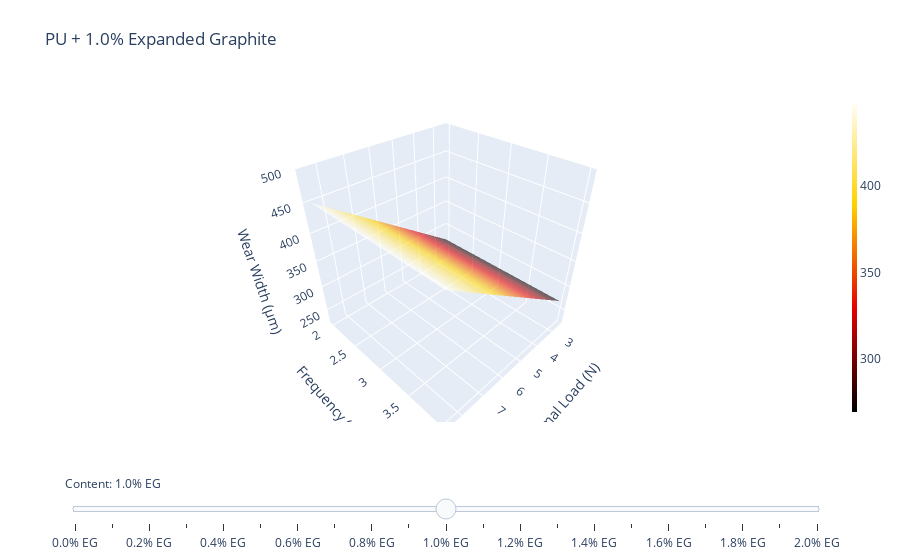

Write notebook code for a chart like this one.
### Code cell
fig = go.Figure()

for e_slider in np.arange(0,2.1,0.1): 
    fig.add_trace(go.Surface(z=answer2d(e_slider,Fr,Fo),
                              x=Ff,
                              y=ff,
                              opacity=0.6,
                              name='PU+{:.1f}%EG'.format(e_slider),
                              coloraxis = 'coloraxis',
                              colorbar = dict(thickness=5),
                              visible = False
                              ))
fig.data[10].visible = True
steps = []
for i in range(len(fig.data)):
    step = dict(
        method="update",
        label = '{:.1f}% EG'.format(i/10),
        args=[{"visible": [False] * len(fig.data)}, 
              
              {"title": "PU + {:.1f}% Expanded Graphite".format(i/10)}],  # layout attribute
    )
    step["args"][0]["visible"][i] = True  # Toggle i'th trace to "visible"
    steps.append(step)

sliders = [dict(
    active=10,
    currentvalue={"prefix": "Content: "},
    pad={"t": 50},
    steps=steps
)]

fig.update_layout(sliders=sliders)

fig.update_layout(coloraxis = dict(colorscale = 'hot', colorbar = dict(thickness = 5)))

fig.update_layout(title='PU + 1.0% Expanded Graphite',
                  margin=dict(l=65, r=50, b=65, t=90),
                  )
fig.update_layout(scene = dict(xaxis_title = 'Normal Load (N)',
                  yaxis_title = 'Frequency (Hz)',
                  zaxis_title = 'Wear Width (µm)'))
fig.update_layout(showlegend=True)
fig.update_layout(legend=dict(
    yanchor="top",
    y=0.95,
    xanchor="left",
    x=0.05
))
fig.update_layout(scene_zaxis=dict(range=[220, 500]),
                  scene_xaxis=dict(showspikes = False),
                  scene_yaxis=dict(showspikes = False)
                  )
